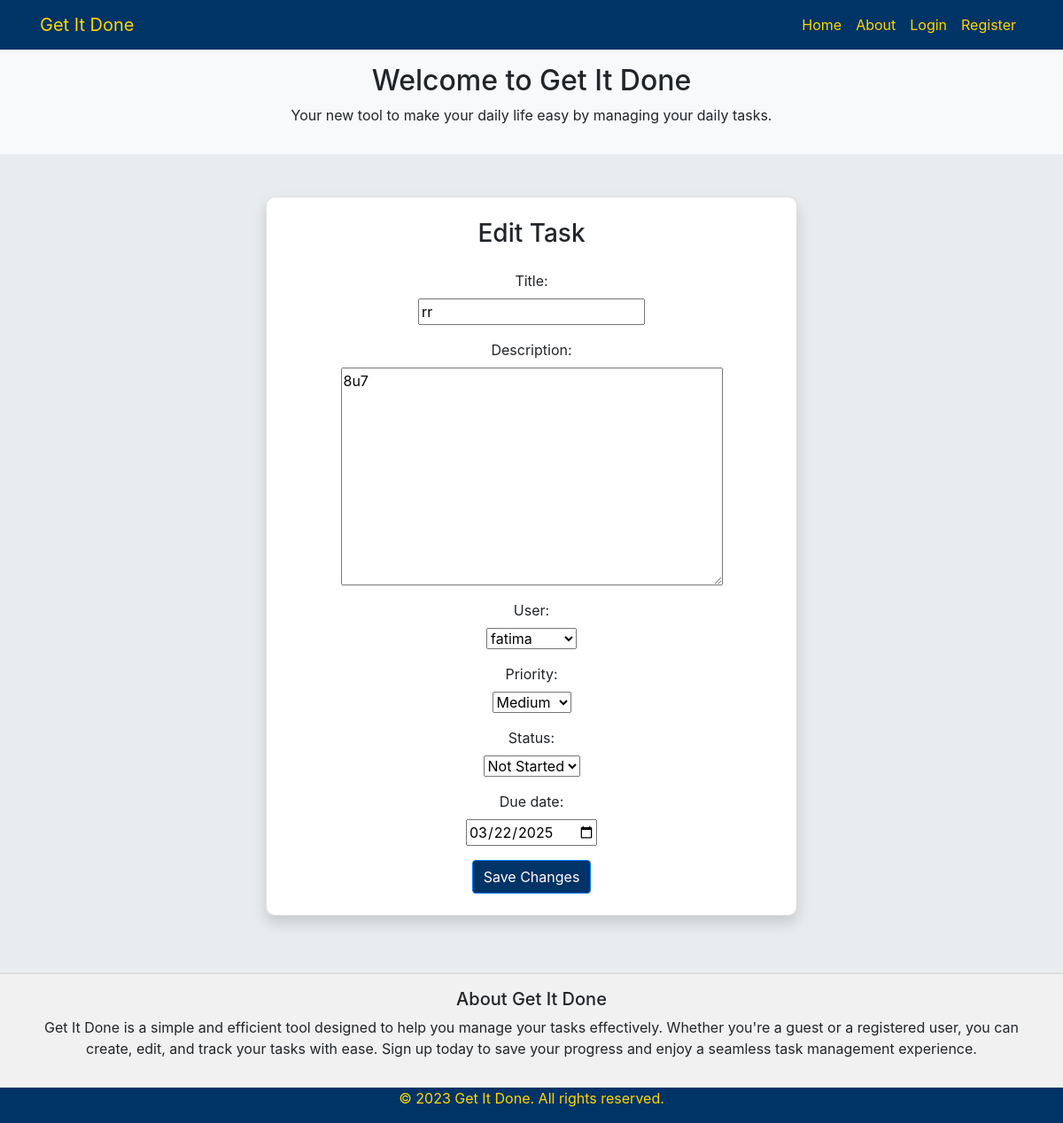
The page /edit-task/17/ on the database its author committed.
### tasks/models.py (models this page shows, shortened)
class Task(models.Model):
    PRIORITY_CHOICES = [
        ('low', 'Low'),
        ('medium', 'Medium'),
        ('high', 'High'),
    ]
    STATUS_CHOICES = [
        ('not_started', 'Not Started'),
        ('in_progress', 'In Progress'),
        ('done', 'Done'),
    ]
    title = models.CharField(max_length=255)
    description = models.TextField()
    user = models.ForeignKey(User, on_delete=models.CASCADE, null=True, blank=True)
    priority = models.CharField(max_length=50, choices=PRIORITY_CHOICES)
    status = models.CharField(max_length=50, choices=STATUS_CHOICES)
    due_date = models.DateField()
    created_at = models.DateTimeField(auto_now_add=True)

### tasks/views.py (the view)
# urls.py: path('edit-task/<int:task_id>/', views.edit_task_view, name='edit_task'),
def edit_task_view(request, task_id):
    task = get_object_or_404(Task, id=task_id)
    if request.method == 'POST':
        form = TaskForm(request.POST, instance=task)
        if form.is_valid():
            form.save()
            messages.success(request, 'Task edited successfully!')
            return redirect('home')
        else:
            messages.error(request, 'Failed to edit task. Please correct the errors below.')
    else:
        form = TaskForm(instance=task)
    return render(request, 'tasks/edit_task.html', {'form': form, 'task': task})

### tasks/forms.py (shortened to what this page needs)
class TaskForm(forms.ModelForm):
    user = forms.ModelChoiceField(queryset=User.objects.all(), required=False, empty_label="Guest")
    class Meta:
        model = Task
        fields = ['title', 'description', 'user', 'priority', 'due_date', 'status']
        widgets = {
            'due_date': forms.DateInput(attrs={'type': 'date'}),
        }

### tasks/templates/tasks/edit_task.html (shortened to what this page needs)
{% extends 'tasks/base.html' %}
{% load static %}
{% block content %}
<div class="container d-flex justify-content-center align-items-center min-vh-80 center-content">
    <div class="card p-4 shadow container-bg centered-card" style="max-width: 600px; width: 100%; padding: 20px;">
        <h3 class="text-center mb-4">Edit Task</h3>
        <form method="post" action="{% url 'edit_task' task.id %}" id="edit-task-form" aria-label="Edit Task Form">
            <div class="form-group text-center">
                {{ form.title.label_tag }}
                {{ form.title }}
            </div>
            <div class="form-group text-center">
                {{ form.description.label_tag }}
                {{ form.description }}
            </div>
            <div class="form-group text-center">
                {{ form.user.label_tag }}
                {{ form.user }}
            </div>
            <div class="form-group text-center">
                {{ form.priority.label_tag }}
                {{ form.priority }}
            </div>
            <div class="form-group text-center">
                {{ form.status.label_tag }}
                {{ form.status }}
            </div>
            <div class="form-group text-center">
                {{ form.due_date.label_tag }}
                {{ form.due_date }}
            </div>
            <div class="text-center">
                <button type="submit" class="btn btn-primary btn-save-changes" aria-label="Save Changes" style="background-color: #003366;">Save Changes</button>
            </div>
        </form>
    </div>
</div>
{% endblock %}

### tasks/static/css/styles.css (style rules this page uses)
.centered-card { width: 100%; max-width: 600px; padding: 30px; box-shadow: 0 4px 8px rgba(0, 0, 0, 0.1); }
.form-group.text-center { display: flex; flex-direction: column; align-items: center; }
body { background-color: #e9ecef; }
.container-bg { background-color: #ffffff; border-radius: 10px; padding: 20px; }

### rows shown on the page
Task: title "rr", description "8u7", user "fatima", priority "Medium", status "Not Started", due_date "03/22/2025"
